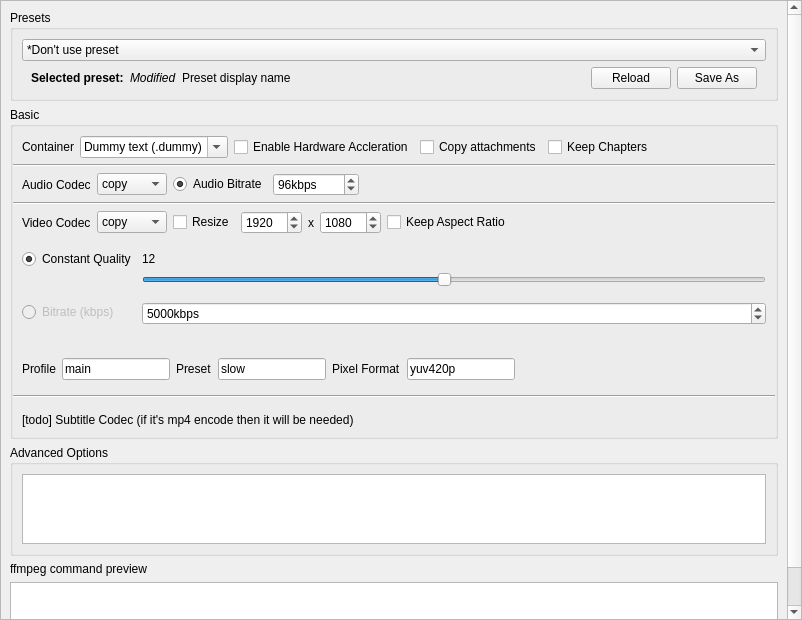
<?xml version="1.0" encoding="UTF-8"?>
<ui version="4.0">
 <class>Form_EncoderSettings</class>
 <widget class="QWidget" name="Form_EncoderSettings">
  <property name="geometry">
   <rect>
    <x>0</x>
    <y>0</y>
    <width>802</width>
    <height>620</height>
   </rect>
  </property>
  <property name="windowTitle">
   <string>Form</string>
  </property>
  <property name="locale">
   <locale language="English" country="HongKong"/>
  </property>
  <layout class="QVBoxLayout" name="verticalLayout">
   <property name="leftMargin">
    <number>0</number>
   </property>
   <property name="topMargin">
    <number>0</number>
   </property>
   <property name="rightMargin">
    <number>0</number>
   </property>
   <property name="bottomMargin">
    <number>0</number>
   </property>
   <item>
    <widget class="QScrollArea" name="scrollArea">
     <property name="widgetResizable">
      <bool>true</bool>
     </property>
     <widget class="QWidget" name="scrollAreaWidgetContents">
      <property name="geometry">
       <rect>
        <x>0</x>
        <y>0</y>
        <width>783</width>
        <height>649</height>
       </rect>
      </property>
      <layout class="QVBoxLayout" name="verticalLayout_2">
       <item>
        <widget class="QGroupBox" name="groupBox">
         <property name="title">
          <string>Presets</string>
         </property>
         <layout class="QVBoxLayout" name="verticalLayout_5">
          <item>
           <widget class="QComboBox" name="comboBox_PresetList">
            <item>
             <property name="text">
              <string>*Don't use preset</string>
             </property>
            </item>
           </widget>
          </item>
          <item>
           <widget class="QWidget" name="widget_6" native="true">
            <layout class="QHBoxLayout" name="horizontalLayout_5">
             <property name="topMargin">
              <number>0</number>
             </property>
             <property name="bottomMargin">
              <number>0</number>
             </property>
             <item>
              <widget class="QLabel" name="label">
               <property name="sizePolicy">
                <sizepolicy hsizetype="Maximum" vsizetype="Preferred">
                 <horstretch>0</horstretch>
                 <verstretch>0</verstretch>
                </sizepolicy>
               </property>
               <property name="font">
                <font>
                 <bold>true</bold>
                </font>
               </property>
               <property name="text">
                <string>Selected preset:</string>
               </property>
              </widget>
             </item>
             <item>
              <widget class="QLabel" name="label_presetModifiedMark">
               <property name="sizePolicy">
                <sizepolicy hsizetype="Maximum" vsizetype="Preferred">
                 <horstretch>0</horstretch>
                 <verstretch>0</verstretch>
                </sizepolicy>
               </property>
               <property name="font">
                <font>
                 <italic>true</italic>
                </font>
               </property>
               <property name="text">
                <string>Modified</string>
               </property>
              </widget>
             </item>
             <item>
              <widget class="QLabel" name="label_presetDisplayName">
               <property name="text">
                <string notr="true">Preset display name</string>
               </property>
              </widget>
             </item>
             <item>
              <widget class="QPushButton" name="pushButton_ReloadPreset">
               <property name="sizePolicy">
                <sizepolicy hsizetype="Maximum" vsizetype="Fixed">
                 <horstretch>0</horstretch>
                 <verstretch>0</verstretch>
                </sizepolicy>
               </property>
               <property name="text">
                <string>Reload</string>
               </property>
              </widget>
             </item>
             <item>
              <widget class="QPushButton" name="pushButton_SavePresetAs">
               <property name="sizePolicy">
                <sizepolicy hsizetype="Maximum" vsizetype="Fixed">
                 <horstretch>0</horstretch>
                 <verstretch>0</verstretch>
                </sizepolicy>
               </property>
               <property name="text">
                <string>Save As</string>
               </property>
              </widget>
             </item>
            </layout>
           </widget>
          </item>
         </layout>
        </widget>
       </item>
       <item>
        <widget class="QGroupBox" name="groupBox_basic">
         <property name="sizePolicy">
          <sizepolicy hsizetype="Preferred" vsizetype="Maximum">
           <horstretch>0</horstretch>
           <verstretch>0</verstretch>
          </sizepolicy>
         </property>
         <property name="title">
          <string>Basic</string>
         </property>
         <layout class="QVBoxLayout" name="verticalLayout_3">
          <property name="leftMargin">
           <number>0</number>
          </property>
          <property name="topMargin">
           <number>0</number>
          </property>
          <property name="rightMargin">
           <number>0</number>
          </property>
          <property name="bottomMargin">
           <number>0</number>
          </property>
          <item>
           <widget class="QWidget" name="widget_9" native="true">
            <property name="sizePolicy">
             <sizepolicy hsizetype="Maximum" vsizetype="Preferred">
              <horstretch>0</horstretch>
              <verstretch>0</verstretch>
             </sizepolicy>
            </property>
            <layout class="QHBoxLayout" name="horizontalLayout_6">
             <property name="bottomMargin">
              <number>0</number>
             </property>
             <item>
              <widget class="QLabel" name="label_16">
               <property name="text">
                <string>Container</string>
               </property>
              </widget>
             </item>
             <item>
              <widget class="QComboBox" name="comboBox_containerSelection">
               <property name="sizePolicy">
                <sizepolicy hsizetype="Preferred" vsizetype="Fixed">
                 <horstretch>0</horstretch>
                 <verstretch>0</verstretch>
                </sizepolicy>
               </property>
               <property name="editable">
                <bool>true</bool>
               </property>
               <property name="currentText">
                <string notr="true">Dummy text (.dummy)</string>
               </property>
               <item>
                <property name="text">
                 <string>Dummy text (.dummy)</string>
                </property>
               </item>
              </widget>
             </item>
             <item>
              <widget class="QCheckBox" name="checkBox_enableHwaccel">
               <property name="text">
                <string>Enable Hardware Accleration</string>
               </property>
              </widget>
             </item>
             <item>
              <widget class="QCheckBox" name="checkBox_copyAttachment">
               <property name="text">
                <string>Copy attachments</string>
               </property>
              </widget>
             </item>
             <item>
              <widget class="QCheckBox" name="checkBox_keepChapters">
               <property name="text">
                <string>Keep Chapters</string>
               </property>
              </widget>
             </item>
            </layout>
           </widget>
          </item>
          <item>
           <widget class="Line" name="line_2">
            <property name="orientation">
             <enum>Qt::Horizontal</enum>
            </property>
           </widget>
          </item>
          <item>
           <widget class="QWidget" name="widget_2" native="true">
            <property name="sizePolicy">
             <sizepolicy hsizetype="Maximum" vsizetype="Preferred">
              <horstretch>0</horstretch>
              <verstretch>0</verstretch>
             </sizepolicy>
            </property>
            <layout class="QHBoxLayout" name="horizontalLayout_3">
             <property name="topMargin">
              <number>0</number>
             </property>
             <property name="bottomMargin">
              <number>0</number>
             </property>
             <item>
              <widget class="QLabel" name="label_2">
               <property name="sizePolicy">
                <sizepolicy hsizetype="Maximum" vsizetype="Preferred">
                 <horstretch>0</horstretch>
                 <verstretch>0</verstretch>
                </sizepolicy>
               </property>
               <property name="text">
                <string>Audio Codec</string>
               </property>
              </widget>
             </item>
             <item>
              <widget class="QComboBox" name="comboBox">
               <property name="sizePolicy">
                <sizepolicy hsizetype="Maximum" vsizetype="Fixed">
                 <horstretch>0</horstretch>
                 <verstretch>0</verstretch>
                </sizepolicy>
               </property>
               <property name="currentText">
                <string notr="true">copy</string>
               </property>
               <item>
                <property name="text">
                 <string>copy</string>
                </property>
               </item>
               <item>
                <property name="text">
                 <string notr="true">libpous</string>
                </property>
               </item>
              </widget>
             </item>
             <item>
              <widget class="QRadioButton" name="radioButton_3">
               <property name="text">
                <string>Audio Bitrate</string>
               </property>
               <property name="checked">
                <bool>true</bool>
               </property>
              </widget>
             </item>
             <item>
              <widget class="QSpinBox" name="spinBox_4">
               <property name="sizePolicy">
                <sizepolicy hsizetype="Maximum" vsizetype="Fixed">
                 <horstretch>0</horstretch>
                 <verstretch>0</verstretch>
                </sizepolicy>
               </property>
               <property name="suffix">
                <string>kbps</string>
               </property>
               <property name="minimum">
                <number>1</number>
               </property>
               <property name="maximum">
                <number>10000</number>
               </property>
               <property name="value">
                <number>96</number>
               </property>
              </widget>
             </item>
            </layout>
           </widget>
          </item>
          <item>
           <widget class="Line" name="line">
            <property name="sizePolicy">
             <sizepolicy hsizetype="Minimum" vsizetype="Fixed">
              <horstretch>0</horstretch>
              <verstretch>0</verstretch>
             </sizepolicy>
            </property>
            <property name="orientation">
             <enum>Qt::Horizontal</enum>
            </property>
           </widget>
          </item>
          <item>
           <widget class="QWidget" name="widget" native="true">
            <property name="sizePolicy">
             <sizepolicy hsizetype="Maximum" vsizetype="Preferred">
              <horstretch>0</horstretch>
              <verstretch>0</verstretch>
             </sizepolicy>
            </property>
            <layout class="QHBoxLayout" name="horizontalLayout_2">
             <property name="topMargin">
              <number>0</number>
             </property>
             <property name="bottomMargin">
              <number>0</number>
             </property>
             <item>
              <widget class="QLabel" name="label_3">
               <property name="text">
                <string>Video Codec</string>
               </property>
              </widget>
             </item>
             <item>
              <widget class="QComboBox" name="comboBox_videoCodec">
               <property name="currentText">
                <string notr="true">copy</string>
               </property>
               <item>
                <property name="text">
                 <string>copy</string>
                </property>
               </item>
               <item>
                <property name="text">
                 <string notr="true">libx265</string>
                </property>
               </item>
              </widget>
             </item>
             <item>
              <widget class="QCheckBox" name="checkBox_videoResize">
               <property name="text">
                <string>Resize</string>
               </property>
              </widget>
             </item>
             <item>
              <widget class="QSpinBox" name="spinBox_videoResolutionWidth">
               <property name="sizePolicy">
                <sizepolicy hsizetype="MinimumExpanding" vsizetype="Fixed">
                 <horstretch>0</horstretch>
                 <verstretch>0</verstretch>
                </sizepolicy>
               </property>
               <property name="minimum">
                <number>1</number>
               </property>
               <property name="maximum">
                <number>10000</number>
               </property>
               <property name="value">
                <number>1920</number>
               </property>
              </widget>
             </item>
             <item>
              <widget class="QLabel" name="label_4">
               <property name="sizePolicy">
                <sizepolicy hsizetype="Maximum" vsizetype="Preferred">
                 <horstretch>0</horstretch>
                 <verstretch>0</verstretch>
                </sizepolicy>
               </property>
               <property name="text">
                <string>x</string>
               </property>
              </widget>
             </item>
             <item>
              <widget class="QSpinBox" name="spinBox_2">
               <property name="sizePolicy">
                <sizepolicy hsizetype="MinimumExpanding" vsizetype="Fixed">
                 <horstretch>0</horstretch>
                 <verstretch>0</verstretch>
                </sizepolicy>
               </property>
               <property name="minimum">
                <number>1</number>
               </property>
               <property name="maximum">
                <number>10000</number>
               </property>
               <property name="value">
                <number>1080</number>
               </property>
              </widget>
             </item>
             <item>
              <widget class="QCheckBox" name="checkBox_2">
               <property name="text">
                <string>Keep Aspect Ratio</string>
               </property>
              </widget>
             </item>
            </layout>
           </widget>
          </item>
          <item>
           <widget class="QWidget" name="widget_3" native="true">
            <layout class="QFormLayout" name="formLayout">
             <property name="labelAlignment">
              <set>Qt::AlignLeading|Qt::AlignLeft|Qt::AlignVCenter</set>
             </property>
             <property name="formAlignment">
              <set>Qt::AlignLeading|Qt::AlignLeft|Qt::AlignVCenter</set>
             </property>
             <item row="0" column="1">
              <widget class="QWidget" name="widget_4" native="true">
               <layout class="QVBoxLayout" name="verticalLayout_4">
                <property name="leftMargin">
                 <number>0</number>
                </property>
                <property name="topMargin">
                 <number>3</number>
                </property>
                <property name="rightMargin">
                 <number>0</number>
                </property>
                <item>
                 <widget class="QLabel" name="label_VideoQualityVal">
                  <property name="text">
                   <string notr="true">12</string>
                  </property>
                 </widget>
                </item>
                <item>
                 <widget class="QSlider" name="horizontalSlider_VideoQuality">
                  <property name="maximum">
                   <number>500</number>
                  </property>
                  <property name="value">
                   <number>242</number>
                  </property>
                  <property name="orientation">
                   <enum>Qt::Horizontal</enum>
                  </property>
                 </widget>
                </item>
               </layout>
              </widget>
             </item>
             <item row="0" column="0">
              <widget class="QRadioButton" name="radioButton">
               <property name="text">
                <string>Constant Quality</string>
               </property>
               <property name="checked">
                <bool>true</bool>
               </property>
              </widget>
             </item>
             <item row="1" column="0">
              <widget class="QRadioButton" name="radioButton_2">
               <property name="enabled">
                <bool>false</bool>
               </property>
               <property name="text">
                <string>Bitrate (kbps)</string>
               </property>
              </widget>
             </item>
             <item row="1" column="1">
              <widget class="QWidget" name="widget_5" native="true">
               <layout class="QHBoxLayout" name="horizontalLayout_4">
                <property name="leftMargin">
                 <number>0</number>
                </property>
                <property name="topMargin">
                 <number>0</number>
                </property>
                <property name="rightMargin">
                 <number>0</number>
                </property>
                <item>
                 <widget class="QSpinBox" name="spinBox">
                  <property name="suffix">
                   <string>kbps</string>
                  </property>
                  <property name="minimum">
                   <number>1</number>
                  </property>
                  <property name="maximum">
                   <number>100000</number>
                  </property>
                  <property name="value">
                   <number>5000</number>
                  </property>
                 </widget>
                </item>
               </layout>
              </widget>
             </item>
            </layout>
           </widget>
          </item>
          <item>
           <widget class="QWidget" name="widget_8" native="true">
            <property name="sizePolicy">
             <sizepolicy hsizetype="Maximum" vsizetype="Preferred">
              <horstretch>0</horstretch>
              <verstretch>0</verstretch>
             </sizepolicy>
            </property>
            <layout class="QGridLayout" name="gridLayout">
             <item row="0" column="1">
              <widget class="QLineEdit" name="lineEdit_2">
               <property name="text">
                <string notr="true">main</string>
               </property>
              </widget>
             </item>
             <item row="0" column="4">
              <widget class="QLabel" name="label_10">
               <property name="text">
                <string>Pixel Format</string>
               </property>
              </widget>
             </item>
             <item row="0" column="5">
              <widget class="QLineEdit" name="lineEdit_4">
               <property name="text">
                <string notr="true">yuv420p</string>
               </property>
              </widget>
             </item>
             <item row="0" column="2">
              <widget class="QLabel" name="label_9">
               <property name="text">
                <string>Preset</string>
               </property>
              </widget>
             </item>
             <item row="0" column="0">
              <widget class="QLabel" name="label_8">
               <property name="text">
                <string>Profile</string>
               </property>
              </widget>
             </item>
             <item row="0" column="3">
              <widget class="QLineEdit" name="lineEdit_3">
               <property name="text">
                <string notr="true">slow</string>
               </property>
              </widget>
             </item>
            </layout>
           </widget>
          </item>
          <item>
           <widget class="Line" name="line_3">
            <property name="orientation">
             <enum>Qt::Horizontal</enum>
            </property>
           </widget>
          </item>
          <item>
           <widget class="QWidget" name="widget_10" native="true">
            <layout class="QVBoxLayout" name="verticalLayout_7">
             <item>
              <widget class="QLabel" name="label_15">
               <property name="text">
                <string>[todo] Subtitle Codec (if it's mp4 encode then it will be needed)</string>
               </property>
              </widget>
             </item>
            </layout>
           </widget>
          </item>
         </layout>
        </widget>
       </item>
       <item>
        <widget class="QGroupBox" name="groupBox_moreParams">
         <property name="sizePolicy">
          <sizepolicy hsizetype="Preferred" vsizetype="Maximum">
           <horstretch>0</horstretch>
           <verstretch>0</verstretch>
          </sizepolicy>
         </property>
         <property name="title">
          <string>Advanced Options</string>
         </property>
         <layout class="QHBoxLayout" name="horizontalLayout">
          <item>
           <widget class="QPlainTextEdit" name="plainTextEdit_2">
            <property name="documentTitle">
             <string/>
            </property>
            <property name="plainText">
             <string/>
            </property>
            <property name="placeholderText">
             <string>FFmpeg command line optons, for emample: -sws_flags spline+accurate_rnd+full_chroma_int -x265-params me=2:rd=4:subme=7:aq-mode=3:aq-strength=1:deblock=1,1:psy-rd=1:psy-rdoq=1:rdoq-level=2:merange=57:bframes=8:b-adapt=2:limit-sao=1:no-info=1</string>
            </property>
           </widget>
          </item>
         </layout>
        </widget>
       </item>
       <item>
        <widget class="QWidget" name="widget_7" native="true">
         <layout class="QVBoxLayout" name="verticalLayout_6">
          <property name="leftMargin">
           <number>0</number>
          </property>
          <property name="topMargin">
           <number>0</number>
          </property>
          <property name="rightMargin">
           <number>0</number>
          </property>
          <property name="bottomMargin">
           <number>0</number>
          </property>
          <item>
           <widget class="QLabel" name="label_7">
            <property name="text">
             <string>ffmpeg command preview</string>
            </property>
            <property name="alignment">
             <set>Qt::AlignLeading|Qt::AlignLeft|Qt::AlignTop</set>
            </property>
           </widget>
          </item>
          <item>
           <widget class="QPlainTextEdit" name="plainTextEdit">
            <property name="readOnly">
             <bool>true</bool>
            </property>
            <property name="plainText">
             <string notr="true"/>
            </property>
           </widget>
          </item>
         </layout>
        </widget>
       </item>
      </layout>
     </widget>
    </widget>
   </item>
  </layout>
 </widget>
 <resources/>
 <connections/>
</ui>
